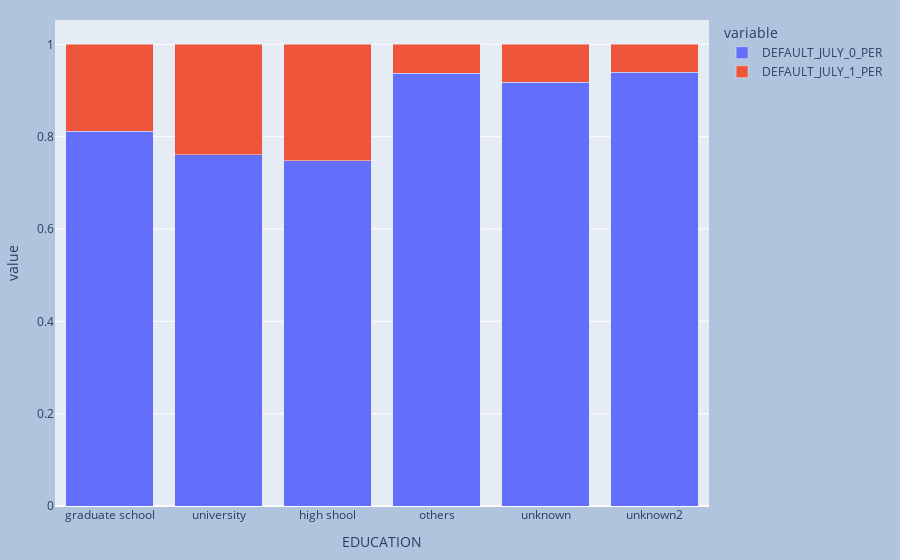

The notebook cell this image was saved under:
### Code cell
fig = px.bar(aggr, x='EDUCATION', y=['DEFAULT_JULY_0_PER','DEFAULT_JULY_1_PER'], barmode="stack")
fig.update_layout(
    margin=dict(l=20, r=20, t=20, b=20),
    paper_bgcolor="LightSteelBlue",
)
fig.show()

### Figure 1 — Plotly figure (JSON) as saved in the notebook; plotly's stock layout.template omitted (floating-point values rounded to 4 significant figures)
{"data": [{"alignmentgroup": "True", "hovertemplate": "variable=DEFAULT_JULY_0_PER<br>EDUCATION=%{x}<br>value=%{y}<extra></extra>", "legendgroup": "DEFAULT_JULY_0_PER", "marker": {"color": "#636efa", "pattern": {"shape": ""}}, "name": "DEFAULT_JULY_0_PER", "offsetgroup": "DEFAULT_JULY_0_PER", "orientation": "v", "showlegend": true, "textposition": "auto", "type": "bar", "x": ["graduate school", "university", "high shool", "others", "unknown", "unknown2"], "xaxis": "x", "y": [0.8114, 0.7605, 0.7473, 0.9368, 0.9176, 0.9394], "yaxis": "y"}, {"alignmentgroup": "True", "hovertemplate": "variable=DEFAULT_JULY_1_PER<br>EDUCATION=%{x}<br>value=%{y}<extra></extra>", "legendgroup": "DEFAULT_JULY_1_PER", "marker": {"color": "#EF553B", "pattern": {"shape": ""}}, "name": "DEFAULT_JULY_1_PER", "offsetgroup": "DEFAULT_JULY_1_PER", "orientation": "v", "showlegend": true, "textposition": "auto", "type": "bar", "x": ["graduate school", "university", "high shool", "others", "unknown", "unknown2"], "xaxis": "x", "y": [0.1886, 0.2395, 0.2527, 0.06316, 0.08242, 0.06061], "yaxis": "y"}], "layout": {"autosize": true, "barmode": "stack", "legend": {"title": {"text": "variable"}, "tracegroupgap": 0}, "margin": {"b": 20, "l": 20, "r": 20, "t": 20}, "paper_bgcolor": "LightSteelBlue", "xaxis": {"anchor": "y", "autorange": true, "domain": [0, 1], "range": [-0.5, 5.5], "title": {"text": "EDUCATION"}, "type": "category"}, "yaxis": {"anchor": "x", "autorange": true, "domain": [0, 1], "range": [0, 1.053], "title": {"text": "value"}, "type": "linear"}}}
